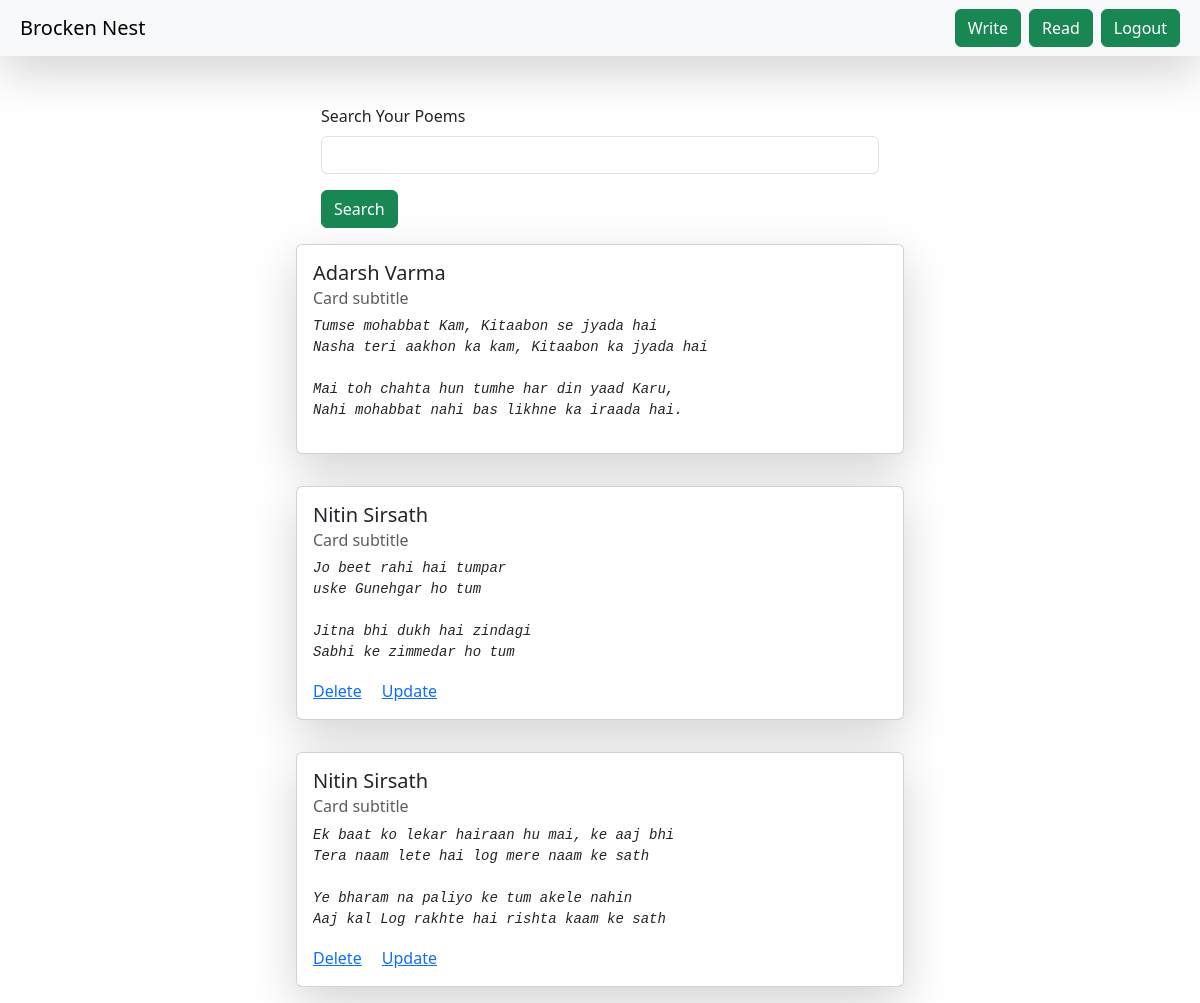
The page / (signed in) on the database its author committed.
### brokennest/models.py (models this page shows)
class books(models.Model):
    user = models.ForeignKey(User,on_delete = models.SET_NULL, null=True,blank=True)
    note_name = models.CharField(max_length = 200)
    note_description = models.TextField()

### brokennest/views.py (the view)
# urls.py: path("", homepage, name = "homepage"),
def homepage(request):
    queryset = books.objects.all()
    if request.GET.get("Search"):
         queryset = queryset.filter(note_name__icontains = request.GET.get("Search"))
    context = {"notebook":queryset}
    return render(request, "notebook.html", context)

### brokennest/templates/notebook.html
{% extends "base.html" %}
{% block start %}
    <div class = "container mt-5">
          <div class="mt-5">
            <div class="mx-auto col-6">
            <form>
              <div class="mb-3">
                <label for="exampleInputEmail1" class="form-label">Search Your Poems</label>
                <input name="Search" type="text" class="form-control">
              </div>
              <button type="submit" class="btn btn-success">Search</button>
            </form>
            </div>
          </div>
          <div class="d-flex flex-column align-items-center">
            {% for note in notebook %}
            <div class="card my-3 shadow-lg" style="width: 38rem;">
              <div class="card-body">
                <h5 class="card-title">{{note.note_name}}</h5>
                <h6 class="card-subtitle mb-2 text-muted">Card subtitle</h6>
                <i class="card-text"><pre mt-2>{{ note.note_description }}</pre></i>
                {% if request.user.is_authenticated and request.user == note.user %}
                <a href="{% url 'delete_note' note.id %}" class="card-link">Delete</a>
                <a href="{% url 'update_note' note.id %}" class="card-link">Update</a>
                {% endif %}
              </div>
            </div>
            {% endfor %}
          </div>
    </div>
{% endblock %}

### rows shown on the page
books: note_name "Adarsh Varma", note_description "Tumse mohabbat Kam, Kitaabon se jyada hai Nasha teri aakhon ka kam, Kitaabon ka jyada hai Mai toh chahta hun tumhe har din yaad Karu, Nahi mohabbat nahi bas likhne ka iraada hai."
books: note_name "Nitin Sirsath", note_description "Jo beet rahi hai tumpar uske Gunehgar ho tum Jitna bhi dukh hai zindagi Sabhi ke zimmedar ho tum", shows "Delete"
books: note_name "Nitin Sirsath", note_description "Ek baat ko lekar hairaan hu mai, ke aaj bhi Tera naam lete hai log mere naam ke sath Ye bharam na paliyo ke tum akele nahin Aaj kal Log rakhte hai rishta kaam ke sath", shows "Delete"
